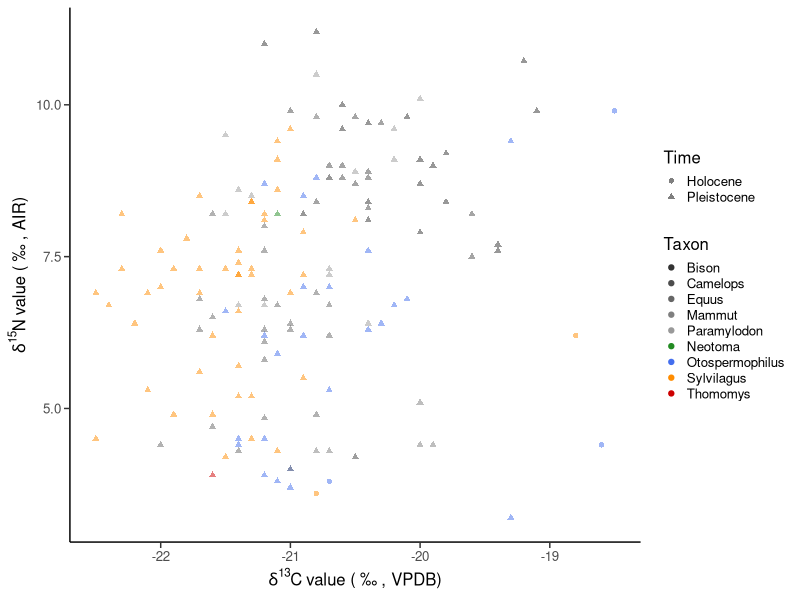

Here is the R script that generated this plot: (Note: this script raises an error after producing the figure.)
library(tidyverse)
library(readr)
library(tidyverse)
library(readr)

# plot the isotope data - using ggplot2 ####
fig3Dat<- read_csv(file="data/processed/final_dataset_Figure3.csv", col_names=T, trim_ws=T)

fig3Dat$Taxon <- as.factor(fig3Dat$Taxon)
fig3Dat$Time <- as.factor(fig3Dat$Time)
fig3Dat$Group <- as.factor(fig3Dat$Group)

fig3Dat<- fig3Dat %>%
  arrange(Group) %>%
  mutate(Taxon = fct_relevel(Taxon, 
                             "Bison", "Camelops", "Equus", "Mammut", "Paramylodon", "Neotoma", "Otospermophilus", "Sylvilagus", "Thomomys"), Group = fct_relevel(Group, "Megaherbivore", "Herbivore"), Time = fct_relevel(Time, "Holocene", "Pleistocene"))

labelColors <- c("Bison" = "gray20",
                 "Camelops" = "gray30",
                 "Equus" = "gray40", 
                 "Mammut" = "gray50",
                 "Paramylodon" = "gray60",
                 "Neotoma" = "forestgreen",
                 "Otospermophilus" = "royalblue2",
                 "Sylvilagus" = "darkorange",
                 "Thomomys" = "red3")
# error bars
sbg <- fig3Dat %>% 
  group_by(Taxon, Time) %>% 
  summarise(count = n(),
            mC = mean(del13C_permil), 
            sdC = sd(del13C_permil), 
            mN = mean(del15N_permil), 
            sdN = sd(del15N_permil))
sbg.shape.code <- c(24,24,24,24,24,24, 21, 24, 21, 24, 24)
sbg.color.code <- c("gray20", "gray30", "gray40", "gray50", "gray60", "forestgreen", "royalblue2", "royalblue2", "darkorange", "darkorange", "red3")


first.plot <- ggplot(data = fig3Dat, 
                     aes(x = del13C_permil, y = del15N_permil)) +
                       geom_point(aes(colour = Taxon, 
                                      shape = Time), alpha=0.5) +
                       scale_size_manual(values = c(1, 2)) +
                       scale_color_manual(values=labelColors) +
  ylab(expression({delta}^15*N~'value ('~'\u2030'~', AIR)')) +
  xlab(expression({delta}^13*C~'value ('~'\u2030'~', VPDB)')) + 
  theme_classic() +
  theme(text = element_text(size=12),
        axis.ticks.length = unit(0.15, "cm"),
        legend.title = element_text(size=12), 
        legend.key.size = unit(0.4, 'cm')) + 
  guides(color = guide_legend(override.aes = list(alpha = 1))) +
  labs(colour = "Taxon") 

  print(first.plot) 

second.plot <- first.plot+
  geom_errorbar(data = sbg, 
                mapping = aes(x = mC, y = mN,
                              ymin = mN - 1.96*sdN, 
                              ymax = mN + 1.96*sdN), 
                width = 0, color=sbg.color.code, alpha=1) +
  geom_errorbarh(data = sbg, 
                 mapping = aes(x = mC, y = mN,
                               xmin = mC - 1.96*sdC,
                               xmax = mC + 1.96*sdC),
                 height = 0, color=sbg.color.code, alpha=1) + 
  geom_point(data = sbg, aes(x = mC, 
                             y = mN,
                             fill = Taxon), 
             color = "black", shape = sbg.shape.code, size = 4,
             alpha = 1, show.legend = FALSE) +
  scale_fill_manual(values=labelColors)

grDevices::cairo_pdf("output/Figure3_v3_witherrorbars_Nov2022.pdf", width=6, height=4)
#pdf(file="output/Figure3_v2_witherrorbars-NF.pdf", height=4, width=6)
  print(second.plot) 
dev.off()

fig3dat_mega <-  filter(fig3Dat, Group =="Megaherbivore")
fig3dat_micro <-  filter(fig3Dat, Group =="Herbivore")
p.ell <- 0.68
test <- first.plot + 
  stat_ellipse(data = fig3dat_mega, 
             aes(x = del13C_permil, 
                 y = del15N_permil, color=Taxon), 
             linetype = 1,
             alpha = 0.1, 
             level = p.ell,
             type = "norm",
             geom = "polygon") +
  stat_ellipse(data = fig3dat_micro, 
               aes(x = del13C_permil, 
                   y = del15N_permil, color=Taxon), 
               linetype = 1,
               alpha = 0.1, 
               level = p.ell,
               type = "norm",
               geom = "polygon")

